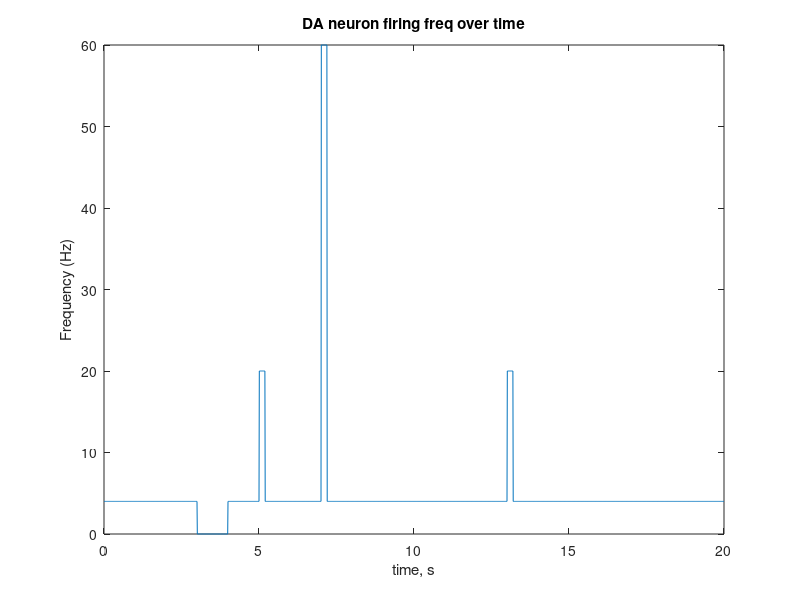

Here is the MATLAB script that generated this plot: (Note: this script raises an error after producing the figure.)
function DA_modeling1

N0=3000;%# molecules released pr release
P=0.08;%release prob
alfa=0.2;%DA can be release into 20% of availble volume, thus only in free extracellular space. 
%ie it cannot be released into the cell.
Na=6.022*10^23;%advogrados tal
n=100;
p1=0.001;%density func

% 1um^3=10^15L
gamma0=((N0*P)/(alfa*Na))*p1*1E24;% 


G=gamma0*n;%DA in nM if all DA neurons fire one AP simultaniously 
Vmax=n*40;
km=160;%MM.nM. 

Tmax = 20;%s
dt=0.01;%in s
t=0:dt:Tmax;
Nmax=length(t);
cDA=zeros(1,Nmax);


% Definition of firingrates
nu=4*ones(1,Nmax);%Hz

%manual insertion of bursts and pauses:



tph = [3 5 7 13];
dtph = [1 0.2 0.2 0.2];
nuph = [0 20 60 20];

for k = 1:length(tph)
    indx = tph(k) < t & t < tph(k) + dtph(k);
    nu(indx) = nuph(k);
end



lam = nu*dt; %poisson intensity for a singel DA neuron

RAS = poissrnd(repmat(lam, n, 1)); %Make raster for all 'n' DA neurons

F = sum(RAS)/dt; %This is the frequency of all release. 

figure(1)
plot(t,nu)
title('DA neuron firing freq over time')
xlabel('time, s')
ylabel('Frequency (Hz)')


figure(2);
% plot(t,F/(dt*n), t, kernel_smooth(F/(dt*n), 10))
plot(t,F, t, kernel_smooth(F, 10))
title('summed firing freq of n neurons over time')
xlabel('time, s')
ylabel('summed firing freq of n neurons')


for k=2:Nmax
    deltaC = (gamma0*F(k-1) - (Vmax*cDA(k-1)/(km+cDA(k-1))))*dt;
    
    cDA(k)=cDA(k-1)+deltaC;
end

figure(3)
plot(t,cDA)
title('DA conc over time')
xlabel('time, s')
ylabel('DA, nM')

